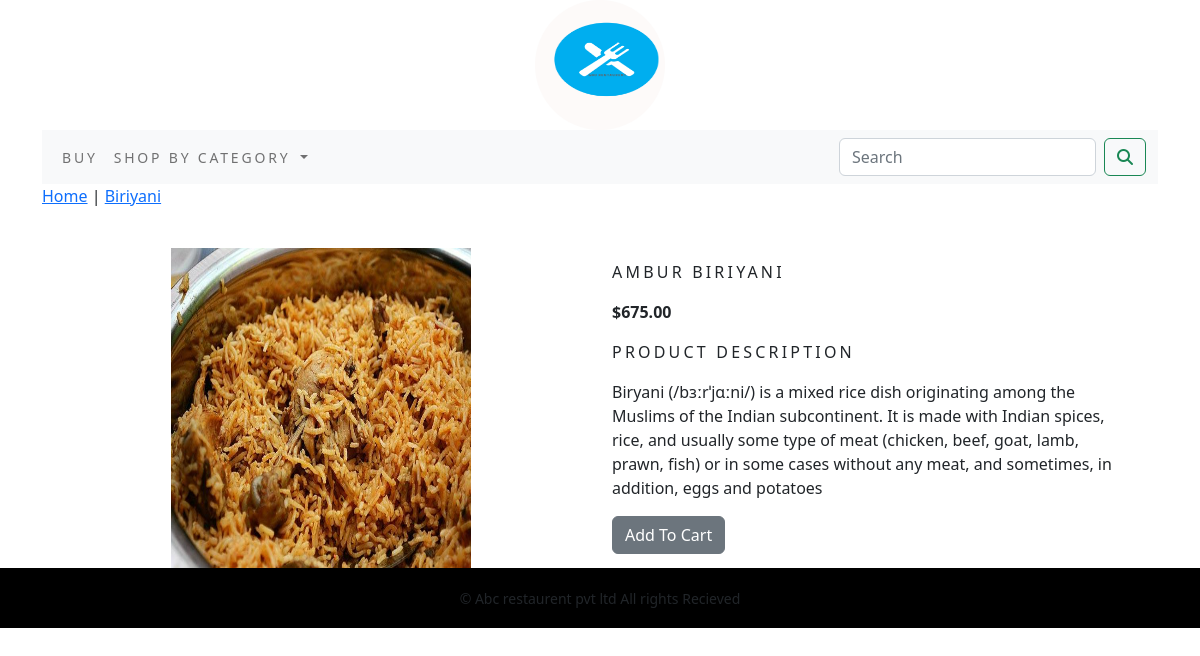
The app's page /home/Biriyani/ambur-biriyani/ with its own data.
### home/models.py (models this page shows, shortened)
class Product(models.Model):
    name = models.CharField(max_length=200, unique=True)
    slug = models.SlugField(max_length=200, unique=True)
    description = models.TextField(blank=True)
    price = models.DecimalField(max_digits=10, decimal_places=2, )
    category = models.ForeignKey(Category, on_delete=models.CASCADE)
    image = models.ImageField(upload_to='product', blank=True)
    stock = models.IntegerField()
    available = models.BooleanField(default=True)
    created = models.DateField(auto_now_add=True)
    updated = models.DateField(auto_now=True)
    class Meta:
        ordering=('name',)
        verbose_name = 'product'
        verbose_name_plural = 'products'

class Category(models.Model):
    name = models.CharField(max_length=200, unique=True)
    slug = models.SlugField(max_length=200, unique=True)
    description = models.TextField(blank=True)
    image = models.ImageField(upload_to='category', blank=True)
    class Meta:
        ordering=('name',)
        verbose_name = 'category'
        verbose_name_plural = 'categories'
    def get_url(self):
        return reverse('home:Prod_by_cat',args=[self.slug])
    def __str__(self):
        return self.name

### home/views.py (the view)
# urls.py: path('<slug:c_slug>/<slug:product_slug>/', views.ProDet, name='ProDet')
def ProDet(request,c_slug,product_slug):
    try:
        product=Product.objects.get(category__slug=c_slug,slug=product_slug)
    except Exception as e:
        raise e
    return render(request,'product.html',{'product':product})

### cart/context_processors.py (called while the page is built)
def counter(request):
    item_count=0
    if 'admin' in request.path:
        return {}
    else:
        try:
            cart=Cart.objects.filter(cart_id=_cart_id(request))
            cart_items=CartItem.objects.all().filter(cart=cart[:1])
            for cart_item in cart_items:
                item_count += cart_item.quantity
        except Cart.DoesNotExist:
            item_count=0
    return dict(item_count=item_count)

### cart/views.py (called while the page is built)
def _cart_id(request):
    cart=request.session.session_key
    if not cart:
        cart=request.session.create()
    return cart

### home/context_processors.py (called while the page is built)
def menu_links(request):
    links=Category.objects.all()
    return dict(links=links)

### templates/product.html (shortened to what this page needs)
{% extends 'base.html' %}
{% load static %}
{% block body %}
<div class="row my_product_row_class">
    <div class="mx-auto">
        <p><a href="{% url 'home:AllProCat' %}">Home</a> | <a href="{{product.category.get_url}}">{{product.category}}</a></p>
    </div>
</div>
<div class="container">
<br>
<div class="row">
    <div class="col-12 col-sm-12 col-md-12 col-lg-6 text-center">
        <div style="min-width:18rem;">
            <img src="{{product.image.url}}" alt="{{product.name}}" height="320px" width="300px">
        </div>
    </div>
        <div class="col-12 col-sm-12 col-md-12 col-lg-6">
            <div>
            <h1 class="my_prod_title">{{product.name}}</h1>
            <p><b>${{product.price}}</b></p>
            <p class="my_title"> Product Description</p>
            <p class="text-justify my_prod_text">{{product.description}}</p>
            {% if product.stock <= 0 %}
            <p class="text-justify my_product_text"><b>Out Of Stock</b></p>
            {% else %}
            <a class="btn btn-secondary" href="{% url 'cart:add_cart' product.id %}">Add To Cart</a>
            {% endif %}
        </div>
    </div>
    </div>
</div>
{% endblock %}

### static/css/costom.css (style rules this page uses)
.my_title { font-size:16px; text-transform:uppercase; letter-spacing:.2em; }
.my_prod_title { font-size:16px; text-transform:uppercase; letter-spacing:.2em; padding-top:15px; padding-bottom:10px; }
.my_prod_text { padding-right:20px; }

### records on screen
Product: category "Biriyani", image (picture), name "AMBUR BIRIYANI", price "675.00", description "Biryani (/bɜːrˈjɑːni/) is a mixed rice dish originating among the Muslims of the Indian subcontinent. It is made with Indian spices, rice, and usually some type of meat (chicken, beef, goat, lamb, prawn, fish) or in some cases without any meat, and sometimes, in addition, eggs and potatoes"
